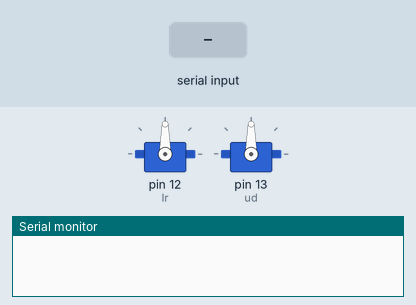
Recording of a sketch running on a simulated Arduino Uno, built with avr-gcc and run on an emulated ATmega328P. Shown: 2 × servo, the last lines printed to the serial monitor. Inputs (shaded band) come from the test bench.

Above: at 1.2 s.
1.3 s: byte 30 received over Serial
2.8 s: byte 90 received over Serial
At 4.2 s:
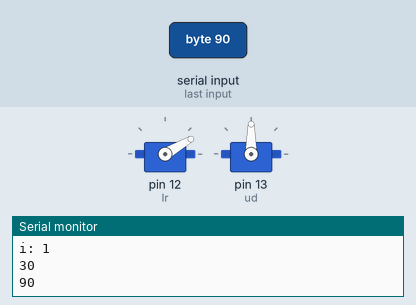
Timing chart, 0 to 5.8 s (numbered marks = the images above; inputs shaded):
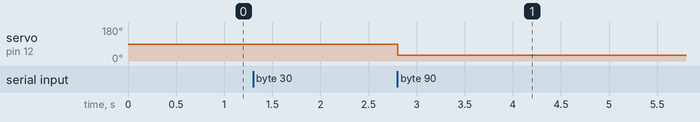

Measured:
- after the input at 2.8 s, servo on pin 12 (lr): 90° → 30° at once

The sketch:

cv_demo.ino
```cpp
#include <Servo.h>
#include <math.h>

#define PI 3.14159265

Servo ud;  // maybe not the best names
Servo lr;

int bytes[2];  // azimuth, distance, height
int i = 0;

int azimuth, altitude;

void setup()
{
        Serial.begin(9600);     // opens serial port, sets data rate to 9600 bps

        lr.attach(12);
        ud.attach(13);
}

void loop()
{

  if (Serial.available() > 0)
  {
    bytes[i] = Serial.read();
    Serial.print("i: ");
    Serial.println(i);
    i++;
  }


  if (i == 2)
  {
    azimuth = bytes[0];
    altitude = bytes[1];

    lr.write(azimuth);
    ud.write(altitude);

    Serial.println(azimuth);
    Serial.println(altitude);

    i=0;
  }
}
```
